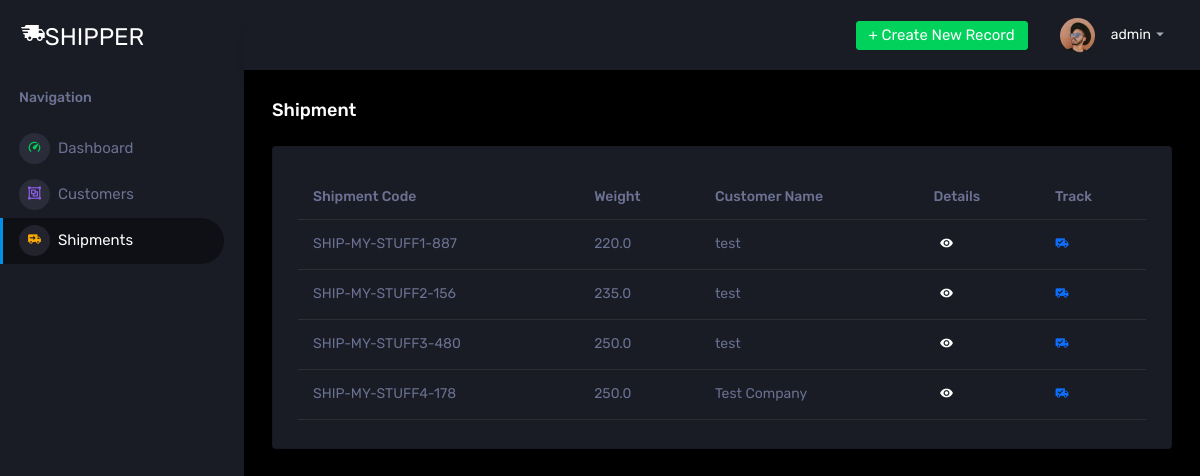
/dashboard/shipment/ (signed in), run on the app's committed database.
### dashboard/models.py (models this page shows, shortened)
class Shipment(models.Model):
    shipping_code = models.CharField(max_length=200, null=True)
    weight = models.FloatField(null=True)
    customer = models.ForeignKey(Customer, on_delete=models.CASCADE, null=True)
    shipment_current_status = models.CharField(max_length=200, choices=shipment_status, default='pending')
    created_date = models.DateTimeField(auto_now_add=True, null=True)

class Customer(models.Model):
    name = models.CharField(max_length=200, null=True)
    admin_user = models.ForeignKey(User, on_delete=models.CASCADE, null=True)

### dashboard/views.py (the view)
# urls.py: path('shipment/', ShipmentView.as_view(), name='shipment'),
class ShipmentView(TemplateView):
    template_name = 'dashboard/shipment.html'
    def dispatch(self, request, *args, **kwargs):
        context = super(ShipmentView, self).dispatch(request, *args, **kwargs)
        if not request.user.is_authenticated:
            return redirect(reverse('login'))
        return context
    def get_context_data(self, **kwargs):
        context = super(ShipmentView, self).get_context_data(**kwargs)
        context['title'] = 'Shipment'
        context['active_menu'] = 'shipments'
        if self.request.user.is_superuser:
            context['shipments'] = Shipment.objects.all()
        else:
            print(Shipment.objects.filter(customer__admin_user=self.request.user))
            context['shipments'] = Shipment.objects.filter(customer__admin_user=self.request.user)
        return context

### templates/dashboard/shipment.html (shortened to what this page needs)
{% extends 'dashboard/base.html' %}
{% load static %}
{% block styles %}
    <link rel="stylesheet" href="{% static 'assets/css/dashboard.css' %}">
{% endblock styles %}
{% block content %}
    <div class="container-fluid page-body-wrapper">
        <div class="main-panel">
            <div class="content-wrapper">
                <div class="page-header">
                    <h3 class="page-title"> Shipment </h3>
                </div>
                <div class="row">
                    <div class="col-lg-12 grid-margin stretch-card">
                        <div class="card">
                            <div class="card-body">
                                <div class="table-responsive">
                                    <table class="table">
                                        <thead>
                                        <tr>
                                            <th>Shipment Code</th>
                                            <th>Weight</th>
                                            <th>Customer Name</th>
                                            <th>Details</th>
                                            <th>Track</th>
                                        </tr>
                                        </thead>
                                        <tbody>
                                        {% for shipment in shipments %}
                                            <tr>
                                                <td>{{ shipment.shipping_code }}</td>
                                                <td>{{ shipment.weight }}</td>
                                                <td>{{ shipment.customer.name }}</td>
                                                <td>
                                                    <button data-bs-toggle="modal"
                                                            data-bs-target="#staticBackdrop"
                                                            style="text-decoration: none;color: white;background: transparent;border: none"
                                                            class="details_btn" data-shipment-id="{{ shipment.id }}">
                                                        <i
                                                                class="mdi mdi-eye"></i></button>
                                                </td>
                                                <td>
                                                    <a
                                                        href="{% url 'track-shipment' shipment.shipping_code %}"><i class="mdi mdi-truck-check"></i></a>
                                                </td>
                                            </tr>
                                        {% endfor %}
                                        </tbody>
                                    </table>
                                </div>
                            </div>
                        </div>
                    </div>
                </div>
            </div>
        </div>
    </div>
{% endblock %}

### templates/dashboard/sidebar.html (shortened to what this page needs)
{% load static %}
{% block sidebar %}
    <nav class="sidebar sidebar-offcanvas" id="sidebar">
        <div class="sidebar-brand-wrapper d-none d-lg-flex align-items-center justify-content-center fixed-top">
            <a class="sidebar-brand brand-logo" href="{% url 'dashboard' %}"><i
                    class="mdi mdi-truck-fast"></i>SHIPPER</a>
        </div>
        <nav class="navbar p-0 fixed-top d-flex flex-row">
            <div class="navbar-menu-wrapper flex-grow d-flex align-items-stretch">
                <ul class="navbar-nav navbar-nav-right">
                    {% if request.user.is_superuser %}
                        <li class="nav-item dropdown d-none d-lg-block">
                            <a class="nav-link btn btn-success create-new-button" id="createbuttonDropdown"
                               data-bs-toggle="dropdown" aria-expanded="false" href="#">+ Create New Record</a>
                        </li>
                    {% endif %}
                    {% if not nosidebar %}
                        <li class="nav-item dropdown">
                            <a class="nav-link" id="profileDropdown" href="#" data-bs-toggle="dropdown">
                                <div class="navbar-profile">
                                    <img class="img-xs rounded-circle"
                                         src="{% static 'assets/images/faces/face15.jpg' %}"
                                         alt="">
                                    <p class="mb-0 d-none d-sm-block navbar-profile-name">{{ request.user.username }}</p>
                                    <i class="mdi mdi-menu-down d-none d-sm-block"></i>
                                </div>
                            </a>
                        </li>
                    {% endif %}
                </ul>
            </div>
        </nav>
        {% if not nosidebar %}
            <ul class="nav">
                <li class="nav-item nav-category">
                    <span class="nav-link">Navigation</span>
                </li>
                <li class="nav-item menu-items {% if active_menu == 'dashboard' %}active{% endif %}">
                    <a class="nav-link" href="{% url 'dashboard' %}">
              <span class="menu-icon">
                <i class="mdi mdi-speedometer"></i>
              </span>
                        <span class="menu-title">Dashboard</span>
                    </a>
                </li>
                {% if request.user.is_superuser %}
                    <li class="nav-item menu-items {% if active_menu == 'customer' %}active{% endif %}">
                        <a class="nav-link" href="{% url 'customer' %}">
              <span class="menu-icon">
                <i class="mdi mdi-group"></i>
              </span>
                            <span class="menu-title">Customers</span>
                        </a>
                    </li>
                {% endif %}
                <li class="nav-item menu-items {% if active_menu == 'shipments' %}active{% endif %}">
                    <a class="nav-link" href="{% url 'shipment' %}">
              <span class="menu-icon">
                <i class="mdi mdi-truck-delivery"></i>
              </span>
                        <span class="menu-title">Shipments</span>
                    </a>
                </li>
            </ul>
        {% endif %}
    </nav>
{% endblock sidebar %}

### templates/dashboard/base.html (style rules this page uses)
.brand-logo { text-decoration: none; color: #fff !important; }

### data on the page
Shipment: shipping_code "SHIP-MY-STUFF1-887", weight "220.0", customer.name "test"
Shipment: shipping_code "SHIP-MY-STUFF2-156", weight "235.0", customer.name "test"
Shipment: shipping_code "SHIP-MY-STUFF3-480", weight "250.0", customer.name "test"
Shipment: shipping_code "SHIP-MY-STUFF4-178", weight "250.0", customer.name "Test Company"

### other printed values
{{ request.user.username }} "admin"
